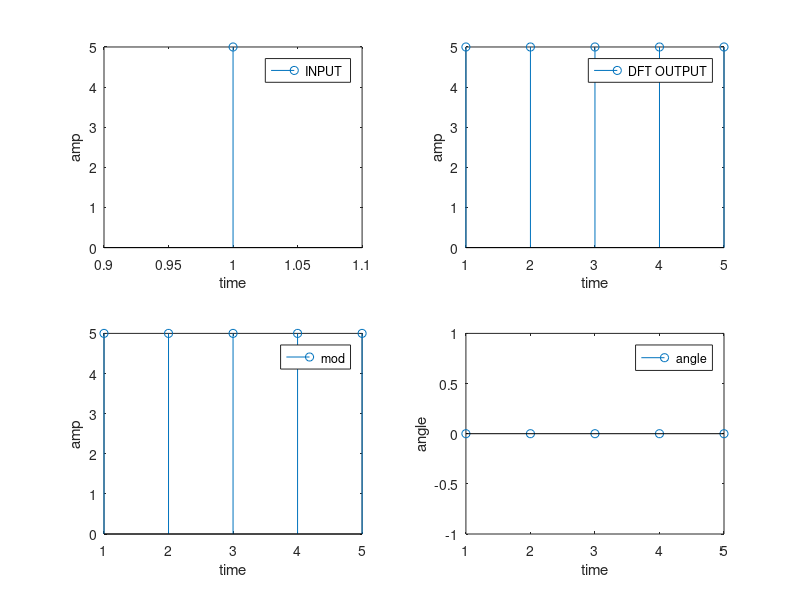

The MATLAB source for this figure:
clc
close all
clear all
a=input('Enter the input signal');
N=input('Wht point DFT');
l=length(a);
xn=[a zeros(1,(N-l))];
for k=0:N-1
    for n=0:N-1
       x(k+1,n+1)=exp(-i*2*pi*n*k/N);
       
    end
   hold on;
   x
end
y=xn*x;
y
subplot(2,2,1),stem(a);
xlabel('time');
ylabel('amp');
legend('INPUT');
subplot(2,2,2),stem(y);
xlabel('time');
ylabel('amp');
legend('DFT OUTPUT');
subplot(2,2,3),stem(abs(y));
xlabel('time');
ylabel('amp');
legend('mod');
subplot(2,2,4),stem(angle(y));
xlabel('time');
ylabel('angle');
legend('angle');